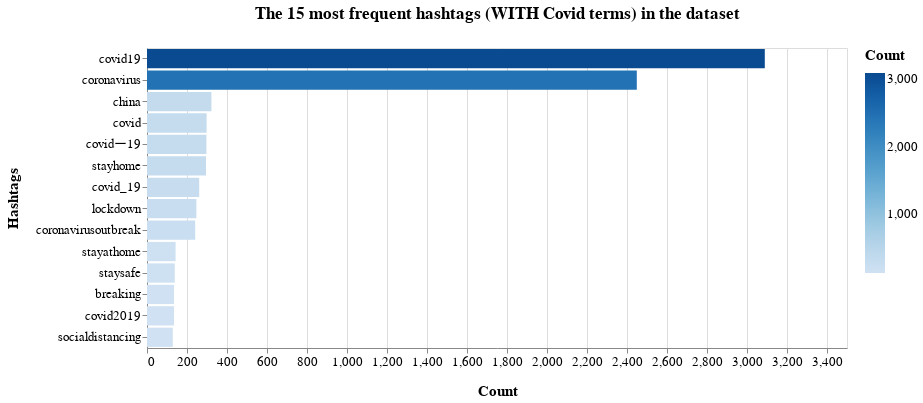

Notebook code cell kept with this figure:
### Markdown cell above
We have calculated the frequency distribution, displayed in the form of a bar chart showing the 15 most frequent hashtags within the dataset:

### Code cell
#fdist_covid = dict(nltk.FreqDist(cmt_list_covid))
#fdist_sorted = dict(sorted(fdist_covid.items(), key=lambda item: item[1], reverse=True))
#print(fdist_sorted)
#out = dict(itertools.islice(fdist_sorted.items(), 15))
out = dict(nltk.FreqDist(cmt_list_covid))

df = pd.DataFrame.from_dict(out, orient='index').reset_index()
df = df.rename(columns={'index':'Hashtags', 0:'Count'})

#range=['#f1e2fe','#c990ff','#b466ff','#9b33ff','#8200ff','#6800cc','#4e0099']
chart = alt.Chart(
    df
).mark_bar().encode(
    x=alt.X('Count:Q'),
    y=alt.Y('Hashtags:N',sort='-x'),
    color=alt.Color('Count:Q',scale=alt.Scale(scheme="blues"))
).transform_window(
    rank='rank(Count)',
    sort=[alt.SortField('Count', order='descending')]
).transform_filter(
    (alt.datum.rank < 15)
).properties(
    width=700,
    height=300,
    title = "The 15 most frequent hashtags (WITH Covid terms) in the dataset"
).configure_title(
    fontSize=17,
    offset=25
).configure_axis(
    labelFontSize=13,
    titleFontSize=15,
    titlePadding=15
).configure_legend(
    gradientThickness=20,
    titleFontSize=15,
    labelFontSize=13,
    titlePadding=10
)

chart

### Figure 1 — Vega-Lite specification as saved in the notebook (floating-point values rounded to 4 significant figures; data arrays with more than 128 entries replaced by an {"elided": "..."} marker saying what was removed)
{"config": {"view": {"continuousWidth": 400, "continuousHeight": 300}, "axis": {"labelFontSize": 13, "titleFontSize": 15, "titlePadding": 15}, "legend": {"gradientThickness": 20, "labelFontSize": 13, "titleFontSize": 15, "titlePadding": 10}, "title": {"fontSize": 17, "offset": 25}}, "data": {"name": "data-0184498fe4e32e1452bce92f9f1cbdc5"}, "mark": "bar", "encoding": {"color": {"type": "quantitative", "field": "Count", "scale": {"scheme": "blues"}}, "x": {"type": "quantitative", "field": "Count"}, "y": {"type": "nominal", "field": "Hashtags", "sort": "-x"}}, "height": 300, "title": "The 15 most frequent hashtags (WITH Covid terms) in the dataset", "transform": [{"window": [{"op": "rank", "field": "Count", "as": "rank"}], "sort": [{"field": "Count", "order": "descending"}]}, {"filter": "(datum.rank < 15)"}], "width": 700, "$schema": "https://vega.github.io/schema/vega-lite/v4.8.1.json", "datasets": {"data-0184498fe4e32e1452bce92f9f1cbdc5": {"elided": "19727 records"}}}
